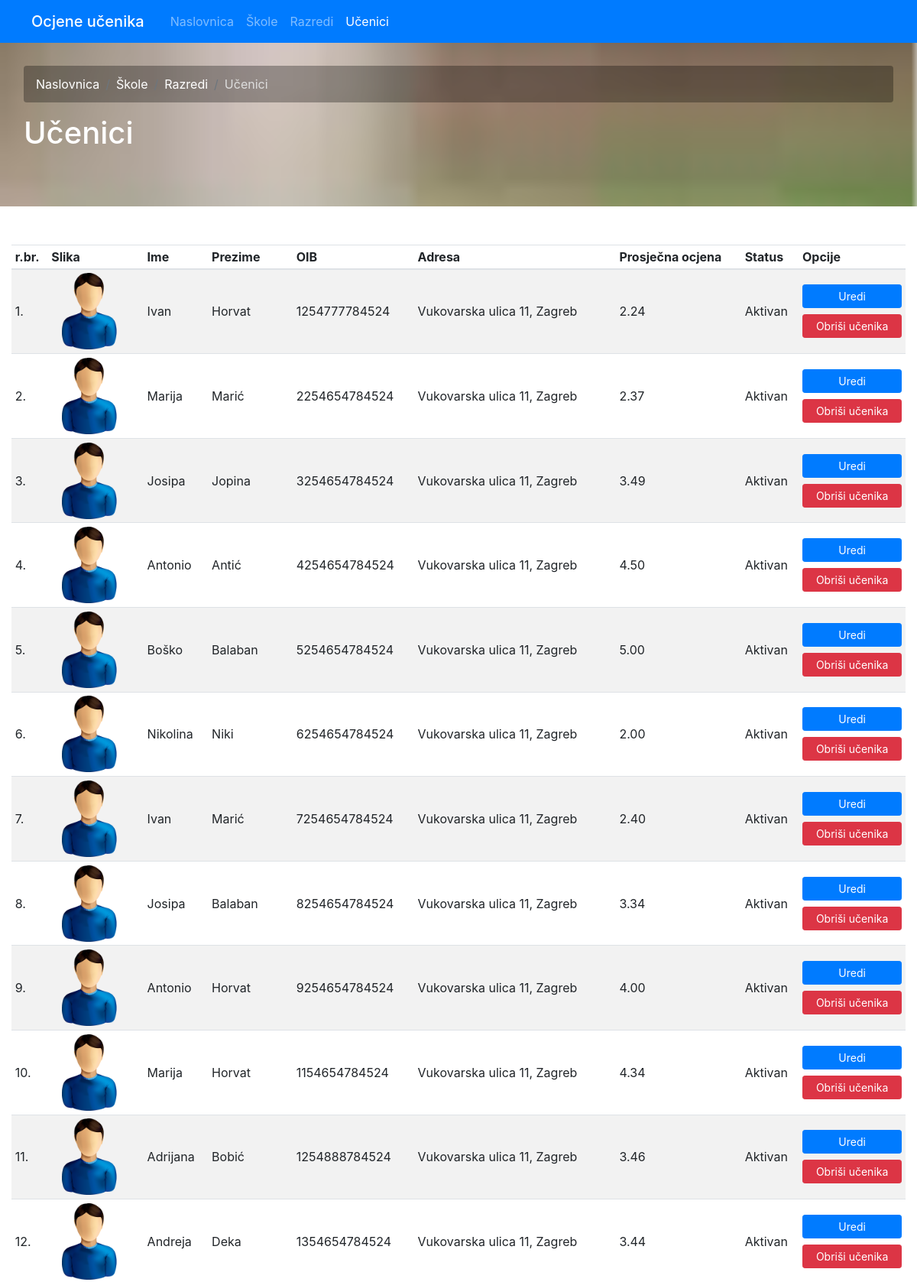
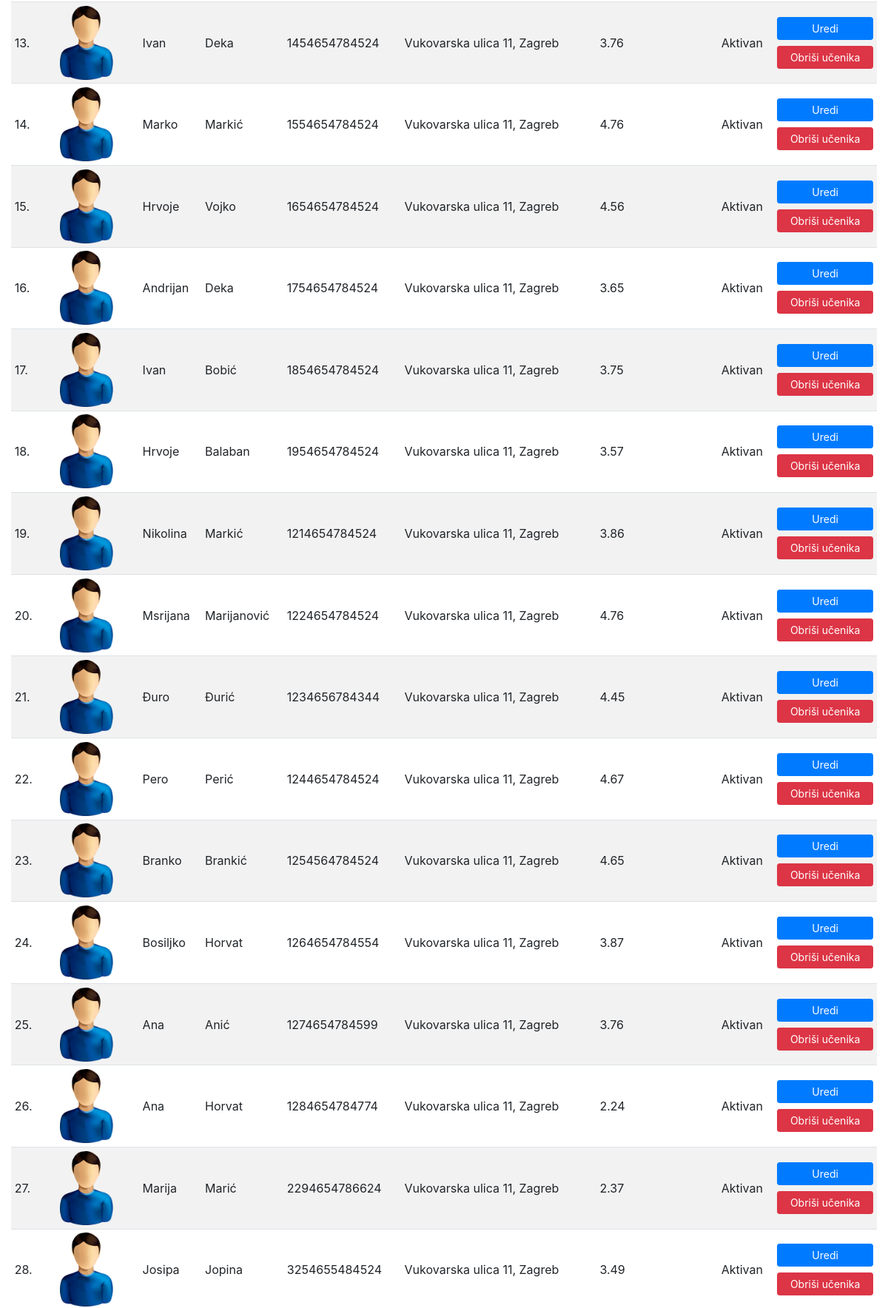
Page /students.php (upper part) on the committed database (2 pictures, top to bottom).
### tables this page shows
CREATE TABLE IF NOT EXISTS `students` (
  `student_id` int(11) NOT NULL AUTO_INCREMENT,
  `student_image` varchar(200) NOT NULL,
  `student_name` varchar(120) NOT NULL,
  `student_surname` varchar(120) NOT NULL,
  `student_oib` varchar(13) NOT NULL,
  `student_telephone` varchar(30) NOT NULL,
  `student_street` varchar(200) NOT NULL,
  `city_id` int(11) NOT NULL,
  `student_email` varchar(50) NOT NULL,
  `student_grade` decimal(3,2) NOT NULL,
  `student_status` int(1) NOT NULL,
  `class_id` int(11) NOT NULL,
  PRIMARY KEY (`student_id`),
  UNIQUE INDEX `student_oib_UNIQUE` (`student_oib` ASC),
  INDEX `fk_students_city_idx` (`city_id` ASC),
  INDEX `fk_students_class_idx` (`class_id` ASC),
  CONSTRAINT `fk_students_city1`
    FOREIGN KEY (`city_id`)
    REFERENCES `city` (`city_id`)
    ON DELETE NO ACTION
    ON UPDATE NO ACTION,
  CONSTRAINT `fk_students_class1`
    FOREIGN KEY (`class_id`)
    REFERENCES `classes` (`class_id`)
    ON DELETE NO ACTION
    ON UPDATE NO ACTION);

CREATE TABLE IF NOT EXISTS `city` (
  `city_id` int(11) NOT NULL AUTO_INCREMENT,
  `city_name` varchar(120) NOT NULL,
  `zip` varchar(20) NOT NULL,
  PRIMARY KEY (`city_id`));

### db-connection.php (called while the page is built, shortened)
<?php
function doQuery($conn,$sql){
	$result = $conn->query($sql);
	return $result;
}
?>

### students.php (the view, shortened to what this page needs)
<?php
include_once("db-connection.php");
if (isset($_GET["school_id"]) AND !empty($_GET["school_id"]) AND isset($_GET["class_id"]) AND !empty($_GET["class_id"])){
    $school_id = $_GET["school_id"];
    $class_id = $_GET["class_id"];
    if(!ctype_digit($school_id) OR !ctype_digit($class_id)){
       header('Location: 404.php');
    }else{
        $sql = "SELECT students.student_id, students.student_image, students.student_name, students.student_surname, students.student_oib, students.student_street, students.student_grade, students.student_status, city.city_name FROM students LEFT JOIN city ON students.city_id=city.city_id WHERE class_id={$class_id}";
        $result = doQuery($conn,$sql);
        $sql = "SELECT classes.class_name, schools.school_name FROM classes LEFT JOIN schools ON classes.school_id=schools.school_id WHERE class_id = {$school_id}";
        $result1 = doQuery($conn,$sql);
        $result_complete = mysqli_fetch_array($result1);
    }
}
else{
    $sql = "SELECT students.student_id, students.student_image, students.student_name, students.student_surname, students.student_oib, students.student_street, students.student_grade, students.student_status, city.city_name FROM students LEFT JOIN city ON students.city_id=city.city_id";
    $result = doQuery($conn,$sql);
}
?>
<!doctype html>
<html class="no-js" lang="">
    <head>
        <link rel="stylesheet" href="third-party/bootstrap-4.1.3/css/bootstrap.min.css">
        <link rel="stylesheet" href="third-party/fontawesome-free-5.3.1-web/css/all.css">
        <link rel="stylesheet" href="style.css">
    </head>
    <body>
        <?php include("header.php"); ?>
        <div id="body">
            <section class="page-header bg-secondary text-white mb-5 p-3">
                <div class="container-fluid">
                    <div class="row">
                        <div class="col-md-12">
                            <ul class="breadcrumb bg-light">
                                <li class="breadcrumb-item"><a href="index.php">Naslovnica</a></li>
                                <li class="breadcrumb-item"><a href="schools.php">Škole</a></li>
                                <li class="breadcrumb-item"><a href="classes.php">Razredi</a></li>
                                <li class="breadcrumb-item active">Učenici</li>
                            </ul>
                        </div>
                    </div>
                    <div class="row">
                        <div class="col-md-12">
                            <h1>Učenici<?php if (isset($result_complete) AND !empty($result_complete)){ echo ": " .$result_complete['school_name']. " - razred(".$result_complete['class_name'].")"; } ?></h1>
                        </div>
                    </div>
                </div>
            </section>
            <div id="body-bg">
                <div class="container-fluid">
                    <div class="row">
                        <div class="col-md-12">
                            <div class="table-responsive">
                                <table class="table table-striped table-sm">
                                    <thead>
                                        <tr>
                                            <th>r.br.</th>
                                            <th>Slika</th>
                                            <th>Ime</th>
                                            <th>Prezime</th>
                                            <th>OIB</th>
                                            <th>Adresa</th>
                                            <th>Prosječna ocjena</th>
                                            <th>Status</th>
                                            <th>Opcije</th>
                                        </tr>
                                    </thead>
                                    <tbody>
                                    <?php
                                    if ($result->num_rows > 0) {
                                        $row_number = 0;
                                        while($row = $result->fetch_array()) {
                                            $row_number++;
                                    ?>
                                        <tr>
                                            <td><?php echo $row_number; ?>.</td>
                                            <td><img src="<?php if(!empty($row['student_image'])){echo $row['student_image'];}else{echo "img/user.png";} ?>" class="student-photo" /></td>
                                            <td><?php echo $row['student_name']; ?></td>
                                            <td><?php echo $row['student_surname']; ?></td>
                                            <td><?php echo $row['student_oib']; ?></td>
                                            <td><?php echo $row['student_street'] . ", " . $row['city_name']; ?></td>
                                            <td><?php echo $row['student_grade']; ?></td>
                                            <td><?php if($row['student_status'] == 1){echo "Aktivan";}else{echo "Neaktivan";} ?></td>
                                            <td>
                                                <?php echo "<a  class='btn btn-primary btn-sm btn-block' href='student-edit.php?student_id={$row["student_id"]}'>Uredi</a>"; ?>
                                                <a class="btn btn-danger btn-sm btn-block" onclick="return confirm('Jeste li sigurni da želite obrisati učenika?');" href="students.php?student_delete=<?php echo $row['student_id'];?>">Obriši učenika</a>
                                            </td>
                                        </tr>
                                    <?php
                                        }
                                    } else {
                                        echo '<tr"><td class="text-danger">Nema rezultata</td></tr>';
                                    }
                                    ?>
                                    </tbody>
                                </table>
                            </div>
                        </div>
                    </div>
                </div>
            </div>
        </div>
    </body>
</html>

### header.php (shortened to what this page needs)
<header>
	<nav class="navbar navbar-expand-lg bg-primary navbar-dark">
		<div class="container-fluid">
		  <a class="navbar-brand mb-0 h1" href="index.php">Ocjene učenika</a>
		  <div class="collapse navbar-collapse" id="navbarSupportedContent">
		    <ul class="navbar-nav mr-auto">
		      <li class="nav-item">
		        <a class="nav-link" class="<?php if($current_file_name == "index.php"){echo "active";} ?>" href="index.php">Naslovnica <span class="sr-only">(current)</span></a>
		      </li>
		      <li class="nav-item">
		        <a class="nav-link" class="<?php if($current_file_name == "schools.php" OR $current_file_name == "student-edit.php"){echo "active";} ?>" href="schools.php">Škole</a>
		      </li>
		      <li class="nav-item">
		        <a class="nav-link" class="<?php if($current_file_name == "classes.php"){echo "active";} ?>" href="classes.php">Razredi</a>
		      </li>
		      <li class="nav-item">
		        <a class="nav-link" class="<?php if($current_file_name == "students.php"){echo "active";} ?>" href="students.php">Učenici</a>
		      </li>
		    </ul>
		  </div>
		</div>
	</nav>
</header>

### style.css (style rules this page uses)
#body { min-height: 700px; background: url(img/banner.jpg); background-size: cover; background-repeat: no-repeat; background-attachment: fixed; background-position: top; }
#body-bg { background: #fff; min-height: 500px; padding: 50px 0; }
.student-photo { max-width: 100px; }
.table td { vertical-align: middle !important; }
.page-header { background: transparent !important; padding-top: 30px !important; }
.breadcrumb { background-color: rgba(0, 0, 0, 0.30196078431372547)!important; }
.breadcrumb li a { color: #fff !important; }
.breadcrumb li { color: #ddd !important; }
.navbar-dark .navbar-brand { color: #fff; border: 1px solid 1px solid rgb(0, 100, 206); padding: 4px 10px; border-radius: 4px; box-shadow: 2px 2px 2px 2px 2px 2px rgb(0, 100, 206); transition: 0.3s; }

### rows in the picture
students: student_image (placeholder picture), student_name "Ivan", student_surname "Horvat", student_oib "1254777784524", student_street "Vukovarska ulica 11", city.city_name "Zagreb", student_grade "2.24", student_status "Aktivan"
students: student_image (placeholder picture), student_name "Marija", student_surname "Marić", student_oib "2254654784524", student_street "Vukovarska ulica 11", city.city_name "Zagreb", student_grade "2.37", student_status "Aktivan"
students: student_image (placeholder picture), student_name "Josipa", student_surname "Jopina", student_oib "3254654784524", student_street "Vukovarska ulica 11", city.city_name "Zagreb", student_grade "3.49", student_status "Aktivan"
students: student_image (placeholder picture), student_name "Antonio", student_surname "Antić", student_oib "4254654784524", student_street "Vukovarska ulica 11", city.city_name "Zagreb", student_grade "4.50", student_status "Aktivan"
students: student_image (placeholder picture), student_name "Boško", student_surname "Balaban", student_oib "5254654784524", student_street "Vukovarska ulica 11", city.city_name "Zagreb", student_grade "5.00", student_status "Aktivan"
students: student_image (placeholder picture), student_name "Nikolina", student_surname "Niki", student_oib "6254654784524", student_street "Vukovarska ulica 11", city.city_name "Zagreb", student_grade "2.00", student_status "Aktivan"
students: student_image (placeholder picture), student_name "Ivan", student_surname "Marić", student_oib "7254654784524", student_street "Vukovarska ulica 11", city.city_name "Zagreb", student_grade "2.40", student_status "Aktivan"
students: student_image (placeholder picture), student_name "Josipa", student_surname "Balaban", student_oib "8254654784524", student_street "Vukovarska ulica 11", city.city_name "Zagreb", student_grade "3.34", student_status "Aktivan"
students: student_image (placeholder picture), student_name "Antonio", student_surname "Horvat", student_oib "9254654784524", student_street "Vukovarska ulica 11", city.city_name "Zagreb", student_grade "4.00", student_status "Aktivan"
students: student_image (placeholder picture), student_name "Marija", student_surname "Horvat", student_oib "1154654784524", student_street "Vukovarska ulica 11", city.city_name "Zagreb", student_grade "4.34", student_status "Aktivan"
students: student_image (placeholder picture), student_name "Adrijana", student_surname "Bobić", student_oib "1254888784524", student_street "Vukovarska ulica 11", city.city_name "Zagreb", student_grade "3.46", student_status "Aktivan"
students: student_image (placeholder picture), student_name "Andreja", student_surname "Deka", student_oib "1354654784524", student_street "Vukovarska ulica 11", city.city_name "Zagreb", student_grade "3.44", student_status "Aktivan"
students: student_image (placeholder picture), student_name "Ivan", student_surname "Deka", student_oib "1454654784524", student_street "Vukovarska ulica 11", city.city_name "Zagreb", student_grade "3.76", student_status "Aktivan"
students: student_image (placeholder picture), student_name "Marko", student_surname "Markić", student_oib "1554654784524", student_street "Vukovarska ulica 11", city.city_name "Zagreb", student_grade "4.76", student_status "Aktivan"
students: student_image (placeholder picture), student_name "Hrvoje", student_surname "Vojko", student_oib "1654654784524", student_street "Vukovarska ulica 11", city.city_name "Zagreb", student_grade "4.56", student_status "Aktivan"
students: student_image (placeholder picture), student_name "Andrijan", student_surname "Deka", student_oib "1754654784524", student_street "Vukovarska ulica 11", city.city_name "Zagreb", student_grade "3.65", student_status "Aktivan"
students: student_image (placeholder picture), student_name "Ivan", student_surname "Bobić", student_oib "1854654784524", student_street "Vukovarska ulica 11", city.city_name "Zagreb", student_grade "3.75", student_status "Aktivan"
students: student_image (placeholder picture), student_name "Hrvoje", student_surname "Balaban", student_oib "1954654784524", student_street "Vukovarska ulica 11", city.city_name "Zagreb", student_grade "3.57", student_status "Aktivan"
students: student_image (placeholder picture), student_name "Nikolina", student_surname "Markić", student_oib "1214654784524", student_street "Vukovarska ulica 11", city.city_name "Zagreb", student_grade "3.86", student_status "Aktivan"
students: student_image (placeholder picture), student_name "Msrijana", student_surname "Marijanović", student_oib "1224654784524", student_street "Vukovarska ulica 11", city.city_name "Zagreb", student_grade "4.76", student_status "Aktivan"
students: student_image (placeholder picture), student_name "Đuro", student_surname "Đurić", student_oib "1234656784344", student_street "Vukovarska ulica 11", city.city_name "Zagreb", student_grade "4.45", student_status "Aktivan"
students: student_image (placeholder picture), student_name "Pero", student_surname "Perić", student_oib "1244654784524", student_street "Vukovarska ulica 11", city.city_name "Zagreb", student_grade "4.67", student_status "Aktivan"
students: student_image (placeholder picture), student_name "Branko", student_surname "Brankić", student_oib "1254564784524", student_street "Vukovarska ulica 11", city.city_name "Zagreb", student_grade "4.65", student_status "Aktivan"
students: student_image (placeholder picture), student_name "Bosiljko", student_surname "Horvat", student_oib "1264654784554", student_street "Vukovarska ulica 11", city.city_name "Zagreb", student_grade "3.87", student_status "Aktivan"
students: student_image (placeholder picture), student_name "Ana", student_surname "Anić", student_oib "1274654784599", student_street "Vukovarska ulica 11", city.city_name "Zagreb", student_grade "3.76", student_status "Aktivan"
students: student_image (placeholder picture), student_name "Ana", student_surname "Horvat", student_oib "1284654784774", student_street "Vukovarska ulica 11", city.city_name "Zagreb", student_grade "2.24", student_status "Aktivan"
students: student_image (placeholder picture), student_name "Marija", student_surname "Marić", student_oib "2294654786624", student_street "Vukovarska ulica 11", city.city_name "Zagreb", student_grade "2.37", student_status "Aktivan"
students: student_image (placeholder picture), student_name "Josipa", student_surname "Jopina", student_oib "3254655484524", student_street "Vukovarska ulica 11", city.city_name "Zagreb", student_grade "3.49", student_status "Aktivan"
